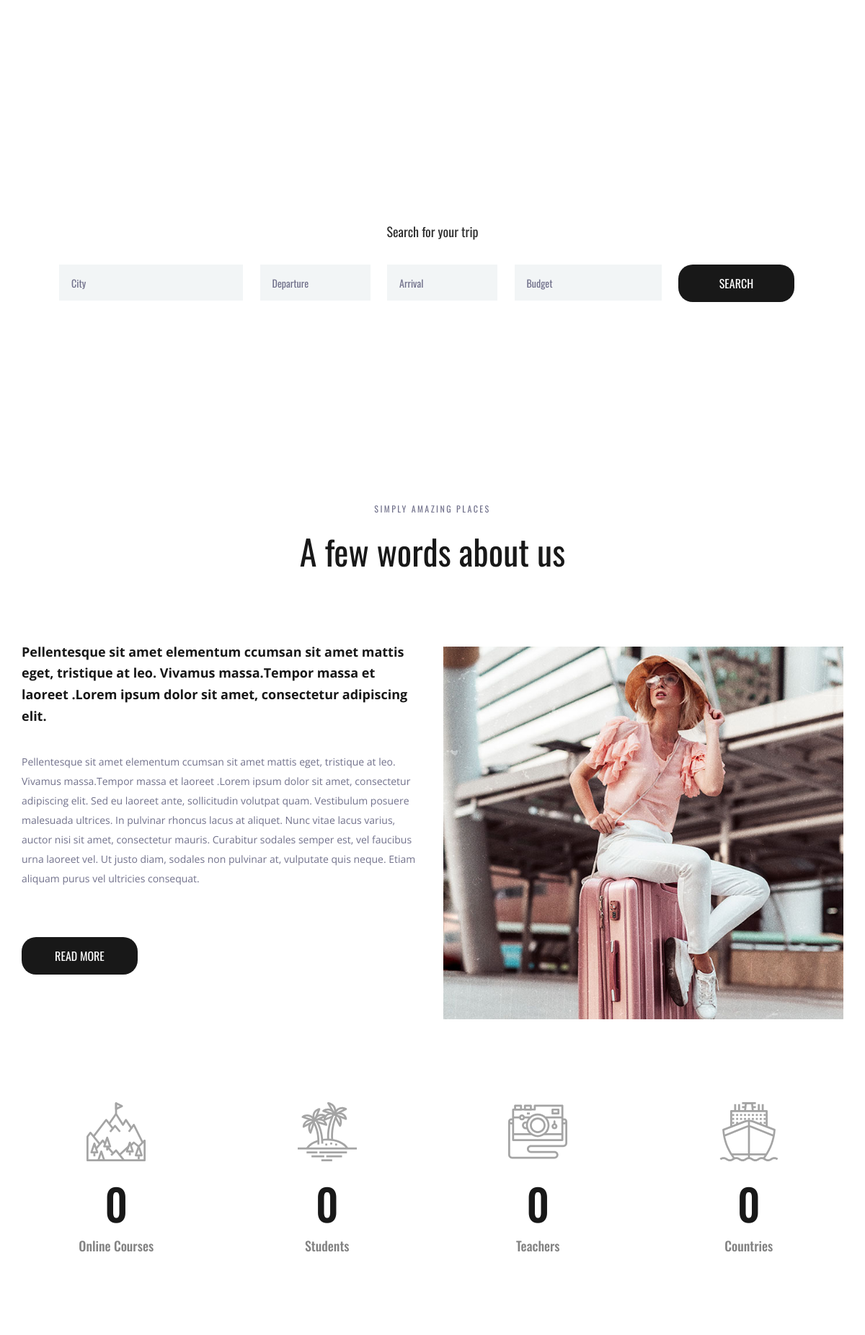
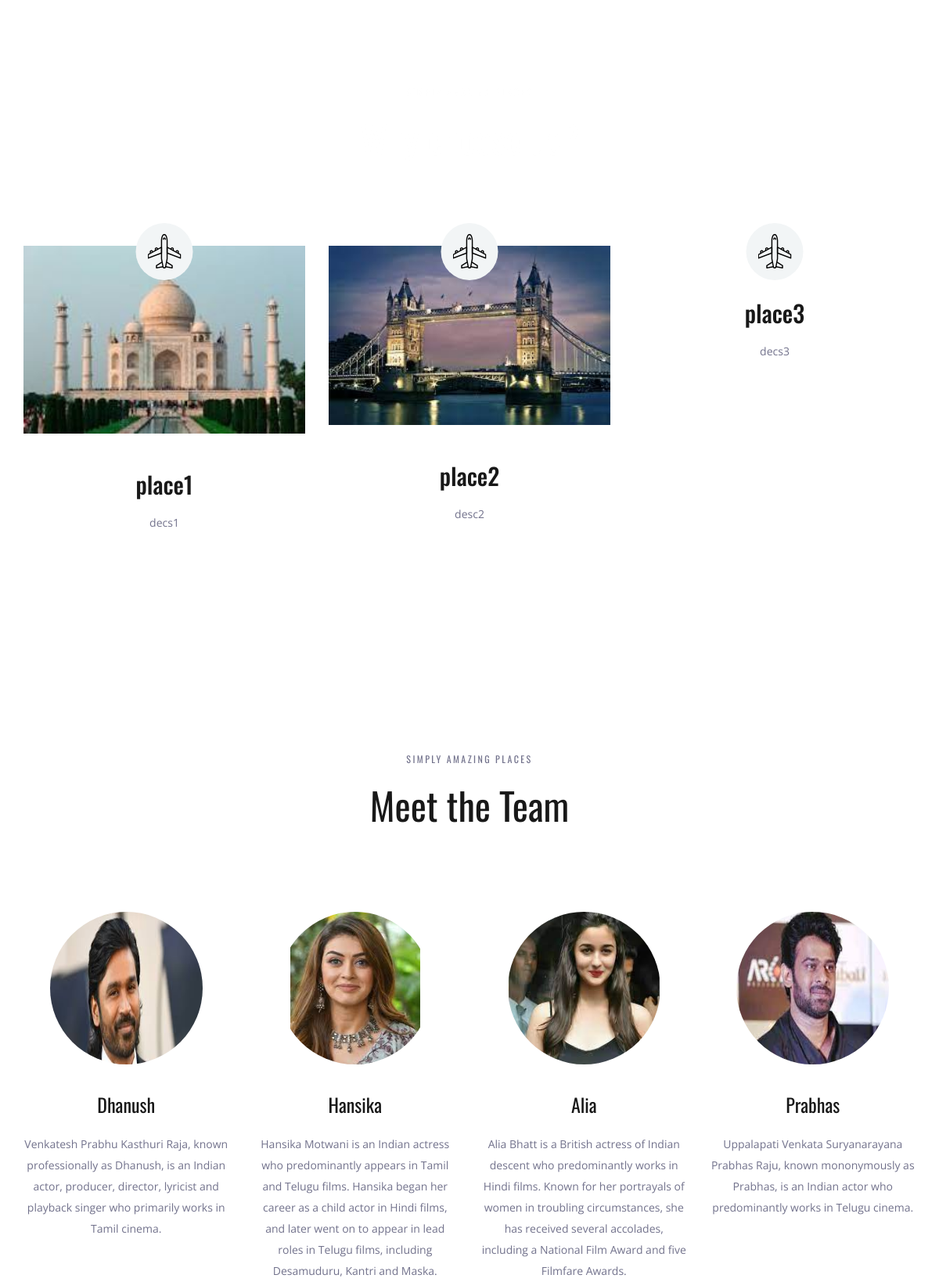
The page / (upper part) on the database its author committed (2 pictures, top to bottom).
### staticapp/models.py (models this page shows, shortened)
class Place(models.Model):
    name=models.CharField(max_length=250)
    img=models.ImageField(upload_to='pics')
    desc=models.TextField()

class Team(models.Model):
    name=models.CharField(max_length=100)
    image=models.ImageField(upload_to='pics')
    about=models.TextField()

### staticapp/views.py (the view)
# urls.py: path('', views.staticv,name="staticv"),
def staticv(request):
    obj=Place.objects.all()
    team=Team.objects.all()
    return render(request,"index.html",{'result':obj,'teams':team})

### staticapp/templates/index.html (shortened to what this page needs)
{% load static %}
<!DOCTYPE html>
<html lang="en">
<head>
<link rel="stylesheet" type="text/css" href="{% static 'styles/bootstrap4/bootstrap.min.css' %}">
<link href="{% static 'plugins/font-awesome-4.7.0/css/font-awesome.min.css' %}" rel="stylesheet" type="text/css">
<link rel="stylesheet" type="text/css" href="{% static 'plugins/OwlCarousel2-2.2.1/owl.carousel.css' %}">
<link rel="stylesheet" type="text/css" href="{% static 'plugins/OwlCarousel2-2.2.1/owl.theme.default.css' %}">
<link rel="stylesheet" type="text/css" href="{% static 'plugins/OwlCarousel2-2.2.1/animate.css' %}">
<link rel="stylesheet" type="text/css" href="{% static 'styles/about.css' %}">
<link rel="stylesheet" type="text/css" href="{% static 'styles/about_responsive.css' %}">
</head>
<body>
<div class="super_container">
	<header class="header">
		<div class="container">
			<div class="row">
				<div class="col">
					<div class="header_content d-flex flex-row align-items-center justify-content-start">
						<div class="header_content_inner d-flex flex-row align-items-end justify-content-start">
							<div class="logo"><a href="index.html">Travello</a></div>
							<nav class="main_nav">
								<ul class="d-flex flex-row align-items-start justify-content-start">
									<li><a href="index.html">Home</a></li>
									<li class="active"><a href="about.html">About us</a></li>
									{% if user.is_authenticated %}
									<li>Hello,{{user.username}}</li>
									<li><a href="credentials/logout">Logout</a></li>
									{% else %}
									<li><a href="credentials/register">Register</a></li>
									<li><a href="credentials/login">Login</a></li>
								</ul>
								{% endif %}
							</nav>
							<div class="header_phone ml-auto">Call us: 00-56 445 678 33</div>
						</div>
					</div>
				</div>
			</div>
		</div>
	</header>
	<div class="home">
		<div class="background_image" style="{% static 'background-image:url(images/about.jpg)' %}"></div>
	</div>
	<div class="home_search">
		<div class="container">
			<div class="row">
				<div class="col">
					<div class="home_search_container">
						<div class="home_search_title">Search for your trip</div>
						<div class="home_search_content">
							<form action="#" class="home_search_form" id="home_search_form">
								<div class="d-flex flex-lg-row flex-column align-items-start justify-content-lg-between justify-content-start">
									<input type="text" class="search_input search_input_1" placeholder="City" required="required">
									<input type="text" class="search_input search_input_2" placeholder="Departure" required="required">
									<input type="text" class="search_input search_input_3" placeholder="Arrival" required="required">
									<input type="text" class="search_input search_input_4" placeholder="Budget" required="required">
									<button class="home_search_button">search</button>
								</div>
							</form>
						</div>
					</div>
				</div>
			</div>
		</div>
	</div>
	<div class="about">
		<div class="container">
			<div class="row">
				<div class="col text-center">
					<div class="section_subtitle">simply amazing places</div>
					<div class="section_title"><h2>A few words about us</h2></div>
				</div>
			</div>
			<div class="row about_row">
				<div class="col-lg-6">
					<div class="about_content">
						<div class="text_highlight">Pellentesque sit amet elementum ccumsan sit amet mattis eget, tristique at leo. Vivamus massa.Tempor massa et laoreet .Lorem ipsum dolor sit amet, consectetur adipiscing elit.</div>
						<div class="about_text">
							<p>Pellentesque sit amet elementum ccumsan sit amet mattis eget, tristique at leo. Vivamus massa.Tempor massa et laoreet .Lorem ipsum dolor sit amet, consectetur adipiscing elit. Sed eu laoreet ante, sollicitudin volutpat quam. Vestibulum posuere malesuada ultrices. In pulvinar rhoncus lacus at aliquet. Nunc vitae lacus varius, auctor nisi sit amet, consectetur mauris. Curabitur sodales semper est, vel faucibus urna laoreet vel. Ut justo diam, sodales non pulvinar at, vulputate quis neque. Etiam aliquam purus vel ultricies consequat.</p>
						</div>
						<div class="button about_button"><a href="#">read more</a></div>
					</div>
				</div>
				<div class="col-lg-6">
					<div class="about_image"><img src="{% static 'images/about_1.jpg' %}" alt=""></div>
				</div>
			</div>
		</div>
	</div>
	<div class="milestones">
		<div class="container">
			<div class="row">
				<div class="col-lg-3 milestone_col">
					<div class="milestone text-center">
						<div class="milestone_icon"><img src="{% static 'images/mountain.svg' %}" alt=""></div>
						<div class="milestone_counter" data-end-value="17">0</div>
						<div class="milestone_text">Online Courses</div>
					</div>
				</div>
				<div class="col-lg-3 milestone_col">
					<div class="milestone text-center">
						<div class="milestone_icon"><img src="{% static 'images/island.svg' %}" alt=""></div>
						<div class="milestone_counter" data-end-value="213">0</div>
						<div class="milestone_text">Students</div>
					</div>
				</div>
				<div class="col-lg-3 milestone_col">
					<div class="milestone text-center">
						<div class="milestone_icon"><img src="{% static 'images/camera.svg' %}" alt=""></div>
						<div class="milestone_counter" data-end-value="11923">0</div>
						<div class="milestone_text">Teachers</div>
					</div>
				</div>
				<div class="col-lg-3 milestone_col">
					<div class="milestone text-center">
						<div class="milestone_icon"><img src="{% static 'images/boat.svg' %}" alt=""></div>
						<div class="milestone_counter" data-end-value="15">0</div>
						<div class="milestone_text">Countries</div>
					</div>
				</div>
			</div>
		</div>
	</div>
	<div class="why">
		<div class="parallax_background parallax-window" data-parallax="scroll" data-image-src="{% static 'images/why.jpg' %}" data-speed="0.8"></div>
		<div class="container">
			<div class="row">
				<div class="col text-center">
					<div class="section_subtitle">simply amazing places</div>
					<div class="section_title"><h2>Why choose us?</h2></div>
				</div>
			</div>
			<div class="row why_row">
				{%for i in result %}
				<div class="col-lg-4 why_col">
					<div class="why_item">
						<div class="why_image">
							<img src="{{i.img.url}}" width="500px" alt="">
							<div class="why_icon d-flex flex-column align-items-center justify-content-center">
								<img src="{% static 'images/why_1.svg' %}" alt="">
							</div>
						</div>
						<div class="why_content text-center">
							<div class="why_title">{{i.name}}</div>
							<div class="why_text">
								<p>{{i.desc}}</p>
							</div>
						</div>
					</div>
				</div>
                 {% endfor %}
			</div>
		</div>
	</div>
	<div class="team">
		<div class="container">
			<div class="row">
				<div class="col text-center">
					<div class="section_subtitle">simply amazing places</div>
					<div class="section_title"><h2>Meet the Team</h2></div>
				</div>
			</div>
			<div class="row team_row">
				{% for i in teams %}
				<div class="col-xl-3 col-md-6 team_col">
					<div class="team_item d-flex flex-column align-items-center justify-content-start text-center">
						<div class="img">
						<div class="team_image"><img src="{{i.image.url}}" height="250px" alt=""></div>
					</div>
						<div class="team_content">
							<div class="team_title"><a href="#">{{i.name}}</a></div>
							<div class="team_text">
								<p>{{i.about}}</p>
							</div>
						</div>
					</div>
				</div>
				{% endfor %}
			</div>
		</div>
	</div>
</div>
</body>
</html>

### rows shown on the page
Place: img (picture), name "place1", desc "decs1"
Place: img (picture), name "place2", desc "desc2"
Place: name "place3", desc "decs3"
Team: image (picture), name "Dhanush", about "Venkatesh Prabhu Kasthuri Raja, known professionally as Dhanush, is an Indian actor, producer, director, lyricist and playback singer who primarily works in Tamil cinema."
Team: image (picture), name "Hansika", about "Hansika Motwani is an Indian actress who predominantly appears in Tamil and Telugu films. Hansika began her career as a child actor in Hindi films, and later went on to appear in lead roles in Telugu films, including Desamuduru, Kantri and Maska."
Team: image (picture), name "Alia", about "Alia Bhatt is a British actress of Indian descent who predominantly works in Hindi films. Known for her portrayals of women in troubling circumstances, she has received several accolades, including a National Film Award and five Filmfare Awards."
Team: image (picture), name "Prabhas", about "Uppalapati Venkata Suryanarayana Prabhas Raju, known mononymously as Prabhas, is an Indian actor who predominantly works in Telugu cinema."
